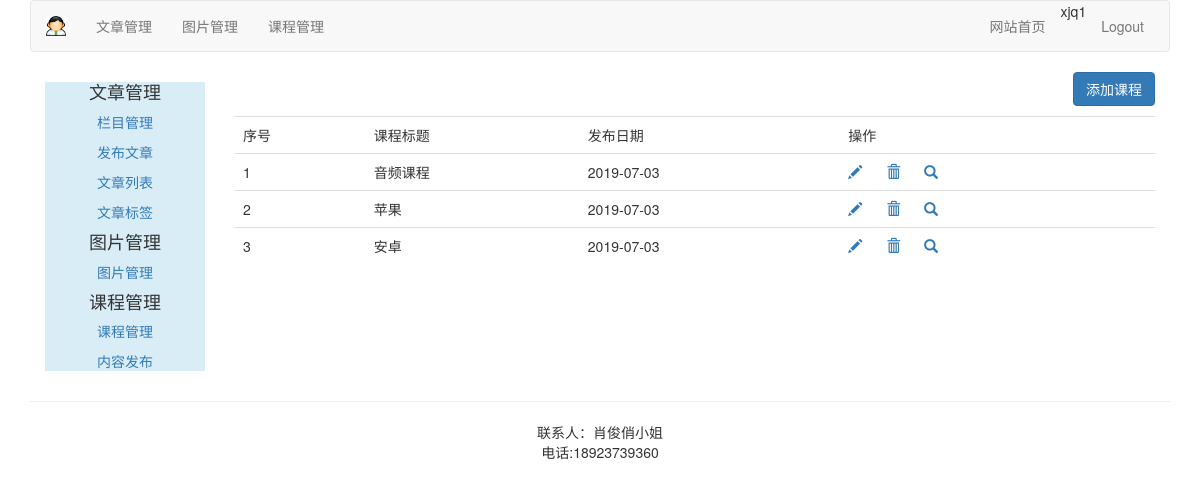
Page /course/manage-course/ (signed in) on the committed database.
### course/models.py (models this page shows, shortened)
class Course(models.Model):
    user = models.ForeignKey(User,on_delete=models.CASCADE,related_name='courses_user')
    title = models.CharField(max_length=200)
    slug = models.SlugField(max_length=200,unique=True)
    overview = models.TextField()
    created = models.DateTimeField(auto_now_add=True)
    student = models.ManyToManyField(User, related_name="courses_joined", blank=True)
    class Meta:
        ordering = ('-created',)

### course/views.py (the view)
# urls.py: path('manage-course/',ManageCourseListView.as_view(),name="manage_course"),
class ManageCourseListView(UserCourseMixin,ListView):
    context_object_name = "courses"
    template_name = 'course/manage/manage_course_list.html'

### course/views.py (called while the page is built)
    def get_queryset(self):
        qs = super(UserMixin,self).get_queryset()
        return qs.filter(user=self.request.user)

### templates/course/manage/manage_course_list.html (shortened to what this page needs)
{% extends "article/base.html" %}
{% load staticfiles %}
{% block content %}
<div>
    <div class="text-right">
	<a href="{% url 'course:create_course' %}">
	<button type="button" class="btn btn-primary">添加课程</button>
	</a>
	</div>
    <table class="table table-hover" style="margin-top: 10px">
        <tr>
            <td>序号</td>
            <td>课程标题</td>
            <td>发布日期</td>
            <td>操作</td>
        </tr>
        {% for course in courses %}
           <tr id={{ forloop.counter }}>
            <td>{{ forloop.counter }}</td>
            <td>{{ course.title }}</td>
            <td>{{ course.created |date:"Y-m-d"}}</td>
           <td>
               <a name = "edit" href="#"><span class="glyphicon glyphicon-pencil"></span> </a>
               <a class = "delete" name="delete" href="{% url 'course:delete_course' course.id %}"><span class="glyphicon glyphicon-trash" style="margin-left:20px;"></span> </a>
               <a  href="{% url 'course:lessons_list' course.id %}"><span class="glyphicon glyphicon-search" style="margin-left:20px;"></span> </a>
           </td>
        </tr>
        {% endfor %}
    </table>
</div>
{% endblock %}

### templates/article/header.html
{% load staticfiles %}
<div class = "container">
    <nav class="navbar navbar-default" role="navigation">
        <div class="navbar-header" >
            <a class="navbar-brand" href="/" >
                    <img src="{% static 'images/admin.jpg' %}" width="20px" >
            </a>
        </div>
        <div>
            <ul class = "nav navbar-nav" role="tablist" >
                <li><a href="{% url 'article:article_column' %}">文章管理</a></li>
                <li><a href="{% url 'image:list_images' %}">图片管理</a></li>
                <li><a href="{% url 'course:manage_course' %}">课程管理</a></li>
            </ul>
            <ul class="nav navbar-nav navbar-right" style="margin-right: 10px">
                <li><a href="{% url 'blog:blog_title' %}">网站首页</a> </li>
                <li><span>{{ user.username }}</span></li>
                <li><a href="{% url 'account:user_logout' %}">Logout</a> </li>
            </ul>
        </div>
    </nav>
</div>

### rows in the picture
Course: title "音频课程", created "2019-07-03"
Course: title "苹果", created "2019-07-03"
Course: title "安卓", created "2019-07-03"

### other values in the picture
{{ user.username }} "xjq1"
